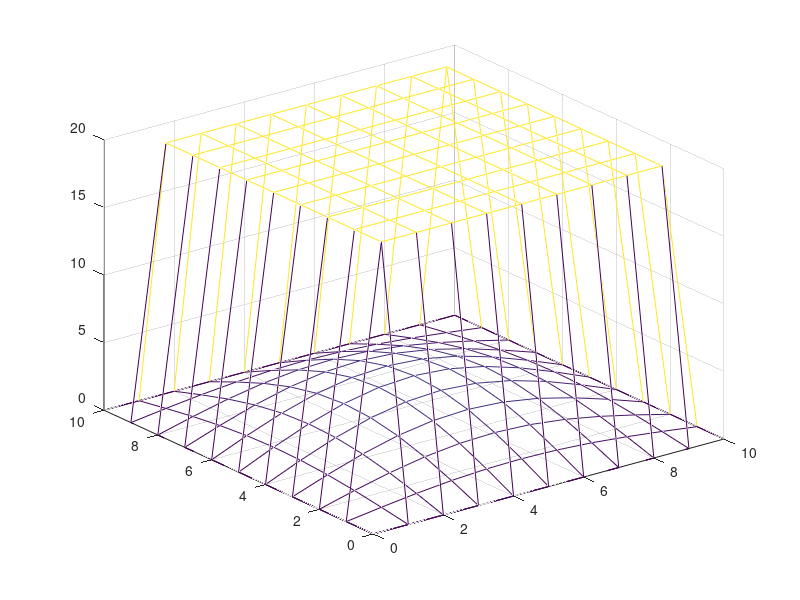

MATLAB code to generate this figure:
temp0 = zeros(11,11);
temp1 = zeros(11,11);
x = linspace(0,10,11);
y = linspace(0,10,11);
dt = 0.01;
alpha = 5;
for i = 1 : 11
    for j = 1 : 11
        temp0(i,j) = 20;
        temp1(i,j) = 20;
    end
end
for i = 1 : 11
    temp0(1,i) = 0;
    temp1(1,i) = 0;
    temp0(i,1) = 0;
    temp1(i,1) = 0;
    temp0(11,i) = 0;
    temp1(11,i) = 0;
    temp0(i,11) = 0;
    temp1(i,11) = 0;
end
mesh(x,y,temp0,'facecolor','none')
hold on
for t = 1 : 200
    for m = 2 : 10
        for n = 2 : 10
            temp1(m,n) = temp1(m,n) + (alpha * dt * ((temp1(m+1,n) + temp1(m-1,n) - (2 * temp1(m,n)))))+(alpha * dt * (temp1(m,n+1) + temp1(m,n-1) - (2 * temp1(m,n))));
        end
    end
end
mesh(x,y,temp1,'facecolor','none')